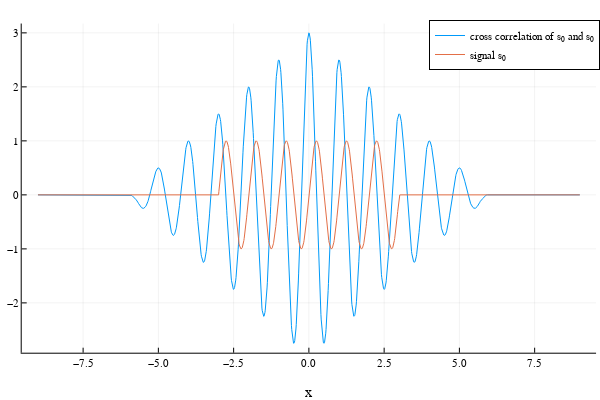

This figure's notebook cell:
### Markdown cell above
Then plot numerical solution function of the cross correlation.

### Code cell
xs = -9:0.01:9
plotly()
plot(f,xs,label="cross correlation of s₀ and s₀")
plot!(s₀,xs,label="signal s₀")
xlabel!("x")

### Figure 1 — Plotly figure (JSON) as saved in the notebook; plotly's stock layout.template omitted (floating-point values rounded to 4 significant figures; data arrays with more than 128 entries replaced by an {"elided": "..."} marker saying what was removed)
{"data": [{"colorbar": {"title": {"text": ""}}, "legendgroup": "cross correlation of s₀ and s₀", "line": {"color": "rgba(0, 154, 250, 1.000)", "dash": "solid", "shape": "linear", "width": 1}, "mode": "lines", "name": "cross correlation of s₀ and s₀", "showlegend": true, "type": "scatter", "x": {"elided": "1801 float values"}, "xaxis": "x", "y": {"elided": "1801 float values"}, "yaxis": "y", "zmax": null, "zmin": null}, {"colorbar": {"title": {"text": ""}}, "legendgroup": "signal s₀", "line": {"color": "rgba(227, 111, 71, 1.000)", "dash": "solid", "shape": "linear", "width": 1}, "mode": "lines", "name": "signal s₀", "showlegend": true, "type": "scatter", "x": {"elided": "1801 float values"}, "xaxis": "x", "y": {"elided": "1801 float values"}, "yaxis": "y", "zmax": null, "zmin": null}], "layout": {"annotations": [], "height": 400, "legend": {"bgcolor": "rgba(255, 255, 255, 1.000)", "bordercolor": "rgba(0, 0, 0, 1)", "borderwidth": 1, "font": {"color": "rgba(0, 0, 0, 1)", "family": "sans-serif", "size": 11}, "title": {"font": {"color": "rgba(0, 0, 0, 1)", "family": "sans-serif", "size": 15}, "text": ""}, "tracegroupgap": 0, "traceorder": "normal", "x": 1, "xanchor": "auto", "y": 1, "yanchor": "auto"}, "margin": {"b": 20, "l": 0, "r": 0, "t": 20}, "paper_bgcolor": "rgba(255, 255, 255, 1.000)", "plot_bgcolor": "rgba(255, 255, 255, 1.000)", "showlegend": true, "width": 600, "xaxis": {"anchor": "y", "domain": [0.03619, 0.9934], "gridcolor": "rgba(0, 0, 0, 0.1)", "gridwidth": 0.5, "linecolor": "rgba(0, 0, 0, 1)", "mirror": false, "range": [-9.54, 9.54], "showgrid": true, "showline": true, "showticklabels": true, "tickangle": 0, "tickcolor": "rgb(0, 0, 0)", "tickfont": {"color": "rgba(0, 0, 0, 1)", "family": "sans-serif", "size": 11}, "tickmode": "array", "ticks": "inside", "ticktext": ["−7.5", "−5.0", "−2.5", "0.0", "2.5", "5.0", "7.5"], "tickvals": [-7.5, -5, -2.5, 0, 2.5, 5, 7.5], "title": {"font": {"color": "rgba(0, 0, 0, 1)", "family": "sans-serif", "size": 15}, "text": "x"}, "type": "linear", "visible": true, "zeroline": false, "zerolinecolor": "rgba(0, 0, 0, 1)"}, "yaxis": {"anchor": "x", "domain": [0.07581, 0.9902], "gridcolor": "rgba(0, 0, 0, 0.1)", "gridwidth": 0.5, "linecolor": "rgba(0, 0, 0, 1)", "mirror": false, "range": [-2.923, 3.173], "showgrid": true, "showline": true, "showticklabels": true, "tickangle": 0, "tickcolor": "rgb(0, 0, 0)", "tickfont": {"color": "rgba(0, 0, 0, 1)", "family": "sans-serif", "size": 11}, "tickmode": "array", "ticks": "inside", "ticktext": ["−2", "−1", "0", "1", "2", "3"], "tickvals": [-2, -1, 0, 1, 2, 3], "title": {"font": {"color": "rgba(0, 0, 0, 1)", "family": "sans-serif", "size": 15}, "text": ""}, "type": "linear", "visible": true, "zeroline": false, "zerolinecolor": "rgba(0, 0, 0, 1)"}}}
